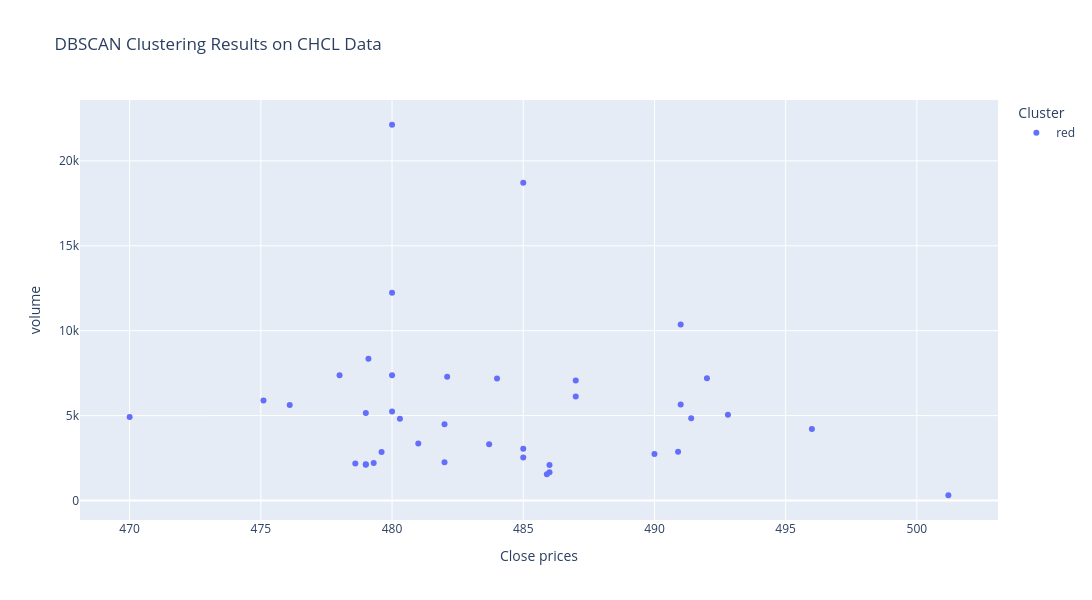

Notebook code for this chart:
### Markdown cell above
## Visualization

### Code cell
import plotly.express as px

fig = px.scatter(
    anomalies_dbscan,
    x="close",
    y="volume",
    color="Color",
    title=f"DBSCAN Clustering Results on {stock_name} Data",
    labels={"Color": "Cluster"},
    hover_data=["returns", "volatility"],  # Add more data to hover
)

# Update layout for better visualization
fig.update_layout(
    xaxis_title="Close prices",
    yaxis_title="volume",
    legend_title="Cluster",
    autosize=False,
    width=1200,
    height=600,
)

# Show the plot
fig.show()

### Figure 1 — Plotly figure (JSON) as saved in the notebook; plotly's stock layout.template omitted (floating-point values rounded to 4 significant figures)
{"data": [{"customdata": [[-0.006073, 0.007643], [0.0008147, 0.007518], [0.01994, 0.008717], [-0.01676, 0.009546], [-0.003856, 0.009581], [0.0002037, 0.009542], [0.002037, 0.009335], [-0.0122, 0.009517], [0.00823, 0.009723], [-0.006122, 0.008557], [0.0, 0.007693], [-0.002053, 0.007664], [-0.004733, 0.007695], [0.002688, 0.007624], [-0.002062, 0.00756], [-0.007645, 0.007681], [-0.004789, 0.007604], [0.002092, 0.007649], [0.01253, 0.008267], [0.02268, 0.009687], [-0.02218, 0.01084], [0.001856, 0.01085], [-0.007821, 0.009824], [-0.0002074, 0.009182], [0.0, 0.009161], [-0.007054, 0.009259], [0.0008358, 0.009241], [-0.006054, 0.008957], [0.01029, 0.00908], [-0.003534, 0.009019], [0.00146, 0.009032], [0.0, 0.009027], [0.0, 0.008974], [-0.0008333, 0.008946], [0.000834, 0.008944], [-0.002083, 0.008791], [-0.008142, 0.008916], [-0.01073, 0.009194], [0.01936, 0.009825]], "hovertemplate": "Cluster=red<br>close=%{x}<br>volume=%{y}<br>returns=%{customdata[0]}<br>volatility=%{customdata[1]}<extra></extra>", "legendgroup": "red", "marker": {"color": "#636efa", "symbol": "circle"}, "mode": "markers", "name": "red", "orientation": "v", "showlegend": true, "type": "scatter", "x": [491.0, 491.4, 501.2, 492.8, 490.9, 491.0, 492.0, 486.0, 490.0, 487.0, 487.0, 486.0, 483.7, 485.0, 484.0, 480.3, 478.0, 479.0, 485.0, 496.0, 485.0, 485.9, 482.1, 482.0, 482.0, 478.6, 479.0, 476.1, 481.0, 479.3, 480.0, 480.0, 480.0, 479.6, 480.0, 479.0, 475.1, 470.0, 479.1], "xaxis": "x", "y": [10363, 4842, 310, 5044, 2871, 5654, 7196, 2095, 2740, 6130, 7063, 1667, 3314, 2527, 7191, 4816, 7378, 2141, 18713, 4215, 3044, 1543, 7283, 4496, 2254, 2174, 5158, 5631, 3354, 2202, 22128, 5241, 7379, 2863, 12241, 2106, 5895, 4922, 8349], "yaxis": "y"}], "layout": {"autosize": false, "height": 600, "legend": {"title": {"text": "Cluster"}, "tracegroupgap": 0}, "title": {"text": "DBSCAN Clustering Results on CHCL Data"}, "width": 1200, "xaxis": {"anchor": "y", "domain": [0, 1], "title": {"text": "Close prices"}}, "yaxis": {"anchor": "x", "domain": [0, 1], "title": {"text": "volume"}}}}
